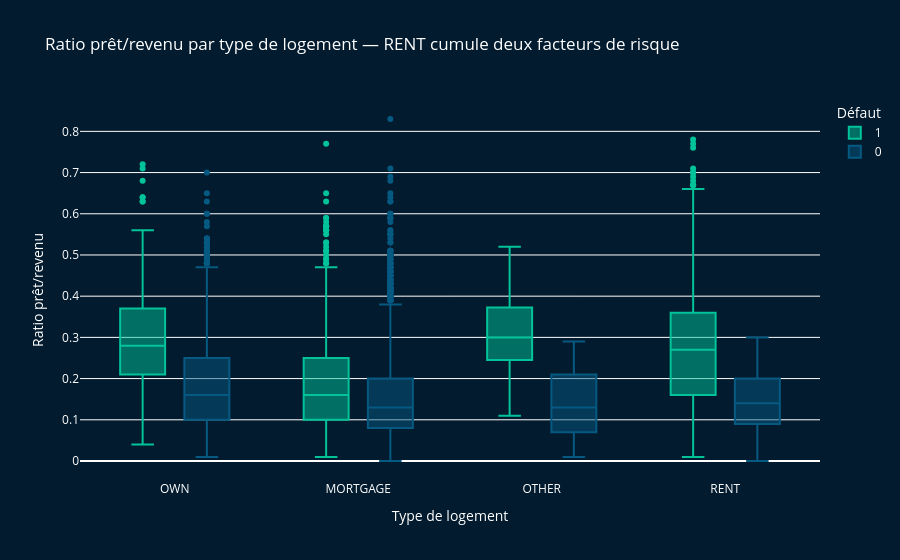

The code cell stored with this chart in its notebook:
### Markdown cell above
### 1.2 Box Plot — loan_percent_income par home_ownership et statut

### Code cell
# Box plot home_ownership × loan_percent_income
# Sans loan_grade, home_ownership est le premier discriminant catégoriel (Spearman=+0.224)
# RENT=31.6% vs OWN=7.5% → écart de 24 pts

fig2 = px.box(
    df, x='person_home_ownership', y='loan_percent_income',
    color='loan_status',
    color_discrete_map={0: '#065A82', 1: '#02C39A'},
    category_orders={'person_home_ownership': ['OWN', 'MORTGAGE', 'OTHER', 'RENT']},
    labels={'loan_status': 'Défaut', 'loan_percent_income': 'Ratio prêt/revenu',
            'person_home_ownership': 'Type de logement'},
    title='Ratio prêt/revenu par type de logement — RENT cumule deux facteurs de risque'
)
fig2.update_layout(plot_bgcolor='#021B2E', paper_bgcolor='#021B2E', font_color='white')
fig2.write_html(str(ROOT / 'figures' / 'box_home.html'))
fig2.show()
print("✅ figures/box_home.html sauvegardé")
print("→ RENT : boîte haute (ratio élevé) ET taux de défaut 31.6% — double pression")
print("→ OWN : boîte basse (ratio faible) ET taux de défaut 7.5% — profil sûr")
print("→ Justifie debt_service_rate qui combine loan_int_rate × loan_percent_income")

### Figure 1 — Plotly figure (JSON) as saved in the notebook; plotly's stock layout.template omitted (floating-point values rounded to 4 significant figures; data arrays with more than 128 entries replaced by an {"elided": "..."} marker saying what was removed)
{"data": [{"alignmentgroup": "True", "hovertemplate": "Défaut=1<br>Type de logement=%{x}<br>Ratio prêt/revenu=%{y}<extra></extra>", "legendgroup": "1", "marker": {"color": "#02C39A"}, "name": "1", "notched": false, "offsetgroup": "1", "orientation": "v", "showlegend": true, "type": "box", "x": {"elided": "7108 str values"}, "x0": " ", "xaxis": "x", "y": {"elided": "7108 float values"}, "y0": " ", "yaxis": "y"}, {"alignmentgroup": "True", "hovertemplate": "Défaut=0<br>Type de logement=%{x}<br>Ratio prêt/revenu=%{y}<extra></extra>", "legendgroup": "0", "marker": {"color": "#065A82"}, "name": "0", "notched": false, "offsetgroup": "0", "orientation": "v", "showlegend": true, "type": "box", "x": {"elided": "25473 str values"}, "x0": " ", "xaxis": "x", "y": {"elided": "25473 float values"}, "y0": " ", "yaxis": "y"}], "layout": {"boxmode": "group", "font": {"color": "white"}, "legend": {"title": {"text": "Défaut"}, "tracegroupgap": 0}, "paper_bgcolor": "#021B2E", "plot_bgcolor": "#021B2E", "title": {"text": "Ratio prêt/revenu par type de logement — RENT cumule deux facteurs de risque"}, "xaxis": {"anchor": "y", "categoryarray": ["OWN", "MORTGAGE", "OTHER", "RENT"], "categoryorder": "array", "domain": [0, 1], "title": {"text": "Type de logement"}}, "yaxis": {"anchor": "x", "domain": [0, 1], "title": {"text": "Ratio prêt/revenu"}}}}
